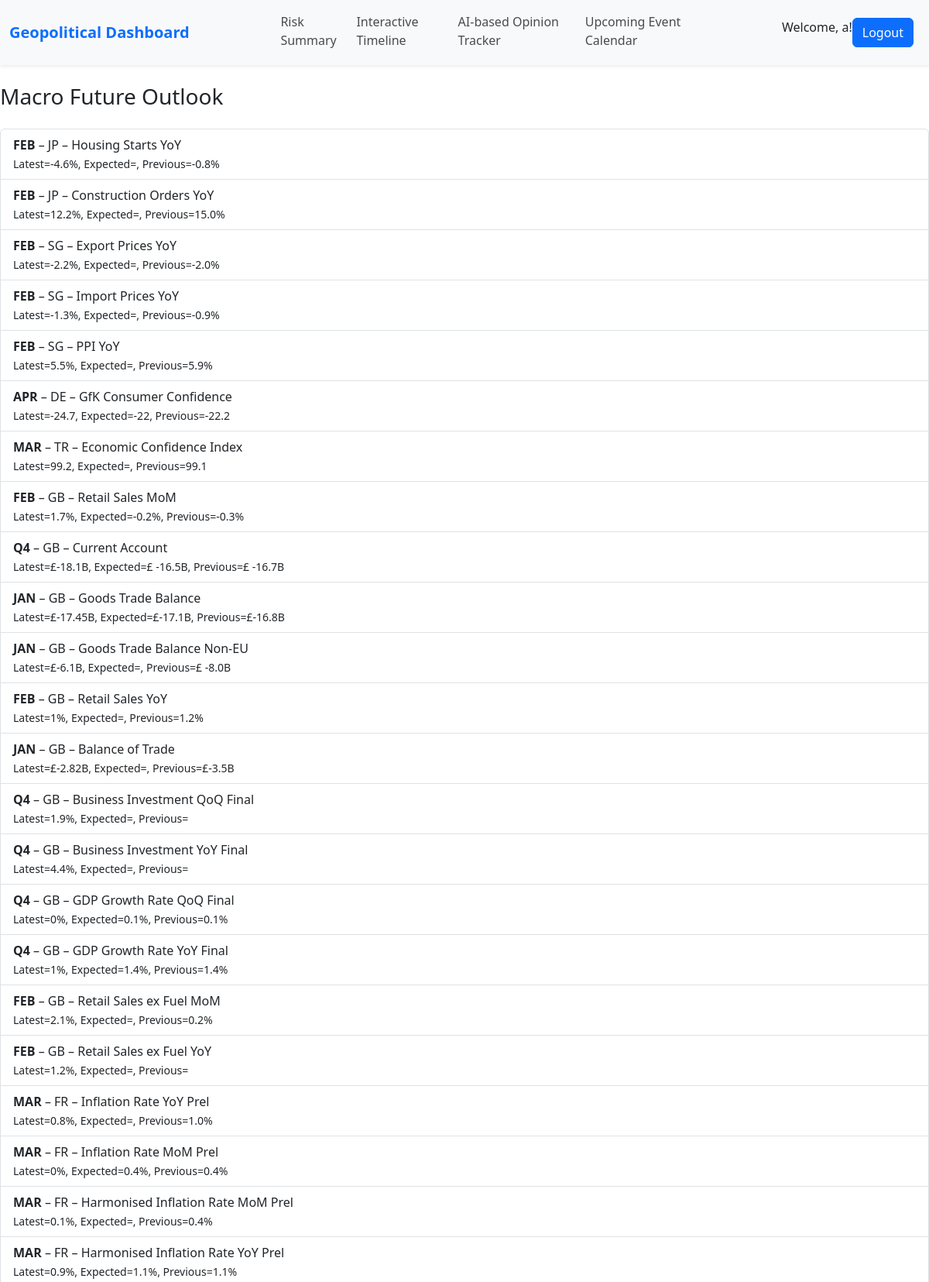
The app's page /events/macro (signed in, upper part) with its own data.
### tables this page shows
CREATE TABLE user (
    id INTEGER PRIMARY KEY AUTOINCREMENT,
    username TEXT UNIQUE NOT NULL,
    password TEXT NOT NULL
);

CREATE TABLE macrodata (
    id INTEGER PRIMARY KEY AUTOINCREMENT,
    country_code TEXT NOT NULL,
    event_name TEXT NOT NULL,
    reference_date TEXT NOT NULL,
    latest_value TEXT,
    previous_value TEXT,
    expected_value TEXT
);

### Project/events.py (the view)
@bp.route('/macro')
def macro():
    db = get_db()
    macro_data = db.execute('SELECT * FROM macrodata').fetchall()
    return render_template('events/macro.html', macro_data=macro_data)

### Project/auth.py (called while the page is built)
@bp.before_app_request
def load_logged_in_user():
    user_id = session.get('user_id')
    if user_id is None:
        g.user = None
    else:
        g.user = get_db().execute(
            'SELECT * FROM user WHERE id = ?', (user_id,)
        ).fetchone()

### Project/db.py (called while the page is built)
def get_db():
    if 'db' not in g:
        g.db = sqlite3.connect(
            current_app.config['DATABASE'],
            detect_types=sqlite3.PARSE_DECLTYPES
        )
        g.db.row_factory = sqlite3.Row
    return g.db

### Project/templates/events/macro.html (shortened to what this page needs)
{% extends "base.html" %}
{% block content %}
<h3 class="mb-4 mt-4"> Macro Future Outlook</h3>
<div class="list-group">
  {% for m in macro_data %}
    <div class="list-group-item">
      <strong>{{ m['reference_date'] }}</strong> – {{ m['country_code'] }} – {{ m['event_name'] }}<br>
      <small>Latest={{ m['latest_value'] }}, Expected={{ m['expected_value'] }}, Previous={{ m['previous_value'] }}</small>
    </div>
  {% endfor %}
</div>
{% endblock %}

### Project/templates/base.html (shortened to what this page needs)
<!DOCTYPE html>
<html lang="en">
<head>
    <link href="https://cdn.jsdelivr.net/npm/bootstrap@5.3.0/dist/css/bootstrap.min.css" rel="stylesheet">
    <link rel="stylesheet" href="https://cdn.jsdelivr.net/npm/bootstrap-icons/font/bootstrap-icons.css">
    <link rel="stylesheet" href="{{ url_for('static', filename='style.css') }}"/>
</head>
<body>
<nav class="navbar navbar-expand-lg navbar-light bg-light shadow-sm">
    <div class="container-fluid">
        <a class="navbar-brand fw-bold text-primary" href="{{ url_for('index') }}">Geopolitical Dashboard</a>
        <div class="d-flex flex-grow-1 justify-content-center">
          <ul class="navbar-nav d-flex flex-row w-75 justify-content-between">
            <li class="nav-item">
              <a class="nav-link menu-link {% if active_page == 'risk_summary' %}active{% endif %}" href="{{ url_for('risk_summary.index') }}">Risk Summary</a>
            </li>
            <li class="nav-item">
              <a class="nav-link menu-link {% if active_page == 'timeline' %}active{% endif %}" href="{{ url_for('timeline.index') }}">Interactive Timeline</a>
            </li>
            <li class="nav-item">
              <a class="nav-link menu-link {% if active_page == 'ai' %}active{% endif %}" href="{{ url_for('ai.index') }}">AI-based Opinion Tracker</a>
            </li>
            <li class="nav-item">
              <a class="nav-link menu-link {% if active_page == 'events' %}active{% endif %}" href="{{ url_for('events.index') }}">Upcoming Event Calendar</a>
            </li>
            </ul>
        </div>
        <div class="d-flex">
          {% if g.user %}
          <span>Welcome, {{ g.user.username }}!</span>
          <a href="{{ url_for('auth.logout') }}" class="btn btn-primary me-2">Logout</a>
          {% else %}
          <a href="{{ url_for('auth.login') }}" class="btn btn-primary me-2">Login</a>
          <a href="{{ url_for('auth.register') }}" class="btn btn-primary me-2">Register</a>
          {% endif %}
          </div>
        </div>
</nav>
<section>
{% block content %}{% endblock %}
</section>
</body>
</html>

### Project/static/style.css (style rules this page uses)
.menu-link { color: rgba(0, 0, 0, 0.7); text-decoration: none; border-bottom: .25rem solid transparent; }

### records on screen
user: user.username "a"
macrodata: reference_date "FEB", country_code "JP", event_name "Housing Starts YoY", latest_value "-4.6%", previous_value "-0.8%"
macrodata: reference_date "FEB", country_code "JP", event_name "Construction Orders YoY", latest_value "12.2%", previous_value "15.0%"
macrodata: reference_date "FEB", country_code "SG", event_name "Export Prices YoY", latest_value "-2.2%", previous_value "-2.0%"
macrodata: reference_date "FEB", country_code "SG", event_name "Import Prices YoY", latest_value "-1.3%", previous_value "-0.9%"
macrodata: reference_date "FEB", country_code "SG", event_name "PPI YoY", latest_value "5.5%", previous_value "5.9%"
macrodata: reference_date "APR", country_code "DE", event_name "GfK Consumer Confidence", latest_value "-24.7", expected_value "-22", previous_value "-22.2"
macrodata: reference_date "MAR", country_code "TR", event_name "Economic Confidence Index", latest_value "99.2", previous_value "99.1"
macrodata: reference_date "FEB", country_code "GB", event_name "Retail Sales MoM", latest_value "1.7%", expected_value "-0.2%", previous_value "-0.3%"
macrodata: reference_date "Q4", country_code "GB", event_name "Current Account", latest_value "£-18.1B", expected_value "£ -16.5B", previous_value "£ -16.7B"
macrodata: reference_date "JAN", country_code "GB", event_name "Goods Trade Balance", latest_value "£-17.45B", expected_value "£-17.1B", previous_value "£-16.8B"
macrodata: reference_date "JAN", country_code "GB", event_name "Goods Trade Balance Non-EU", latest_value "£-6.1B", previous_value "£ -8.0B"
macrodata: reference_date "FEB", country_code "GB", event_name "Retail Sales YoY", latest_value "1%", previous_value "1.2%"
macrodata: reference_date "JAN", country_code "GB", event_name "Balance of Trade", latest_value "£-2.82B", previous_value "£-3.5B"
macrodata: reference_date "Q4", country_code "GB", event_name "Business Investment QoQ Final", latest_value "1.9%"
macrodata: reference_date "Q4", country_code "GB", event_name "Business Investment YoY Final", latest_value "4.4%"
macrodata: reference_date "Q4", country_code "GB", event_name "GDP Growth Rate QoQ Final", latest_value "0%", expected_value "0.1%", previous_value "0.1%"
macrodata: reference_date "Q4", country_code "GB", event_name "GDP Growth Rate YoY Final", latest_value "1%", expected_value "1.4%", previous_value "1.4%"
macrodata: reference_date "FEB", country_code "GB", event_name "Retail Sales ex Fuel MoM", latest_value "2.1%", previous_value "0.2%"
macrodata: reference_date "FEB", country_code "GB", event_name "Retail Sales ex Fuel YoY", latest_value "1.2%"
macrodata: reference_date "MAR", country_code "FR", event_name "Inflation Rate YoY Prel", latest_value "0.8%", previous_value "1.0%"
macrodata: reference_date "MAR", country_code "FR", event_name "Inflation Rate MoM Prel", latest_value "0%", expected_value "0.4%", previous_value "0.4%"
macrodata: reference_date "MAR", country_code "FR", event_name "Harmonised Inflation Rate MoM Prel", latest_value "0.1%", previous_value "0.4%"
macrodata: reference_date "MAR", country_code "FR", event_name "Harmonised Inflation Rate YoY Prel", latest_value "0.9%", expected_value "1.1%", previous_value "1.1%"
